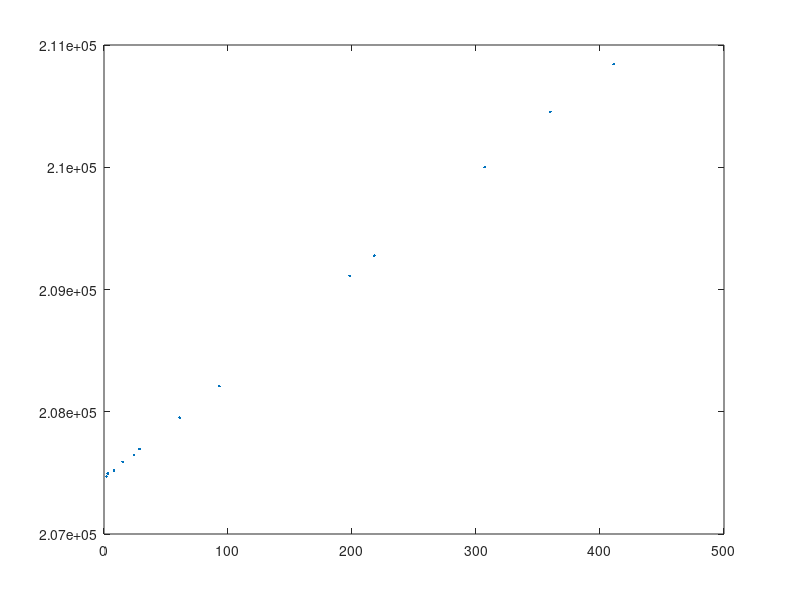
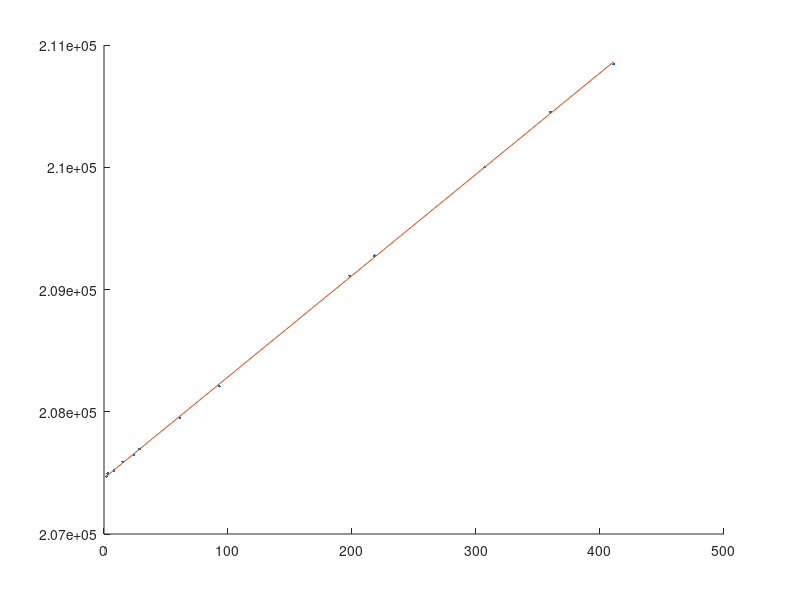

These charts were generated, in order, by the following MATLAB code:
load('frame_LCM_sync.mat', 'Y')

plot(Y(:,1),Y(:,2),'.')

x = Y(:,1);
y = Y(:,2);

poly = polyfit(x,y,1)

% Data
p1 = 8.287104165335382;

% Perfect 120 fps
% p1 = 8.333333333333333;
p2 = 2.074564684272504e+05;

p1 = poly(1);
p2 = poly(2);


xfit = linspace(2,411);
yfit = p1*xfit + p2;

figure
hold on
plot(x,y,'.')
plot(xfit,yfit)